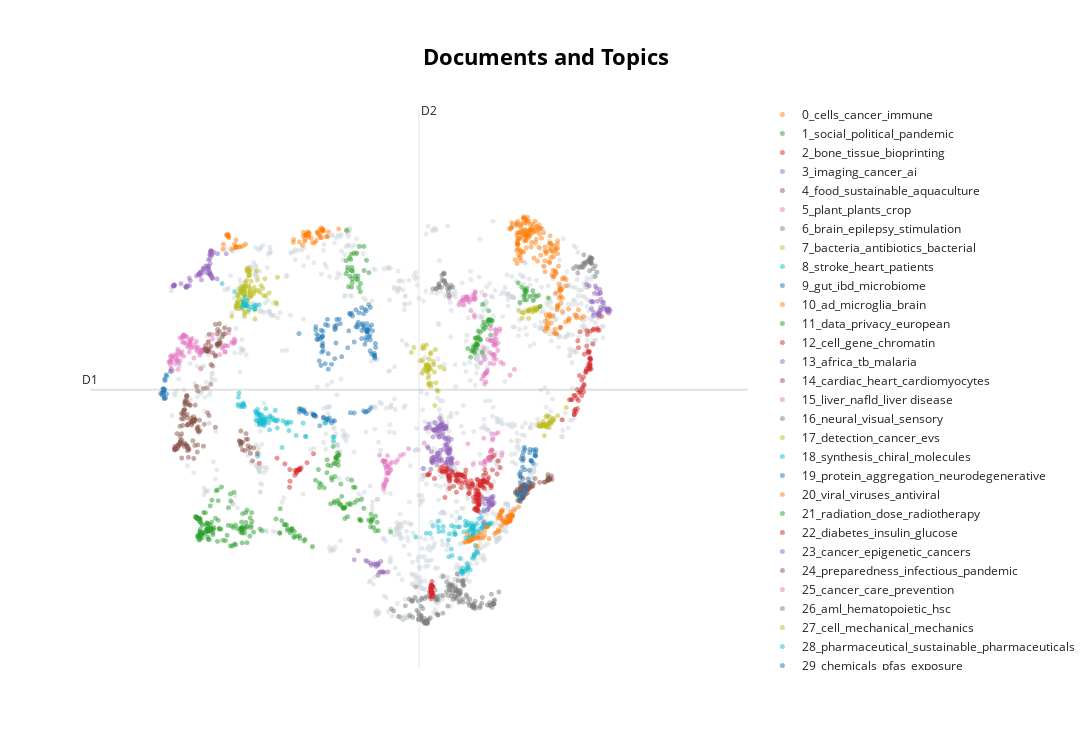

This figure's notebook cell:
### Code cell
topic_model.visualize_documents(
    text,
    reduced_embeddings=reduced_embeddings,
    hide_document_hover=True,
    hide_annotations=True,
)
